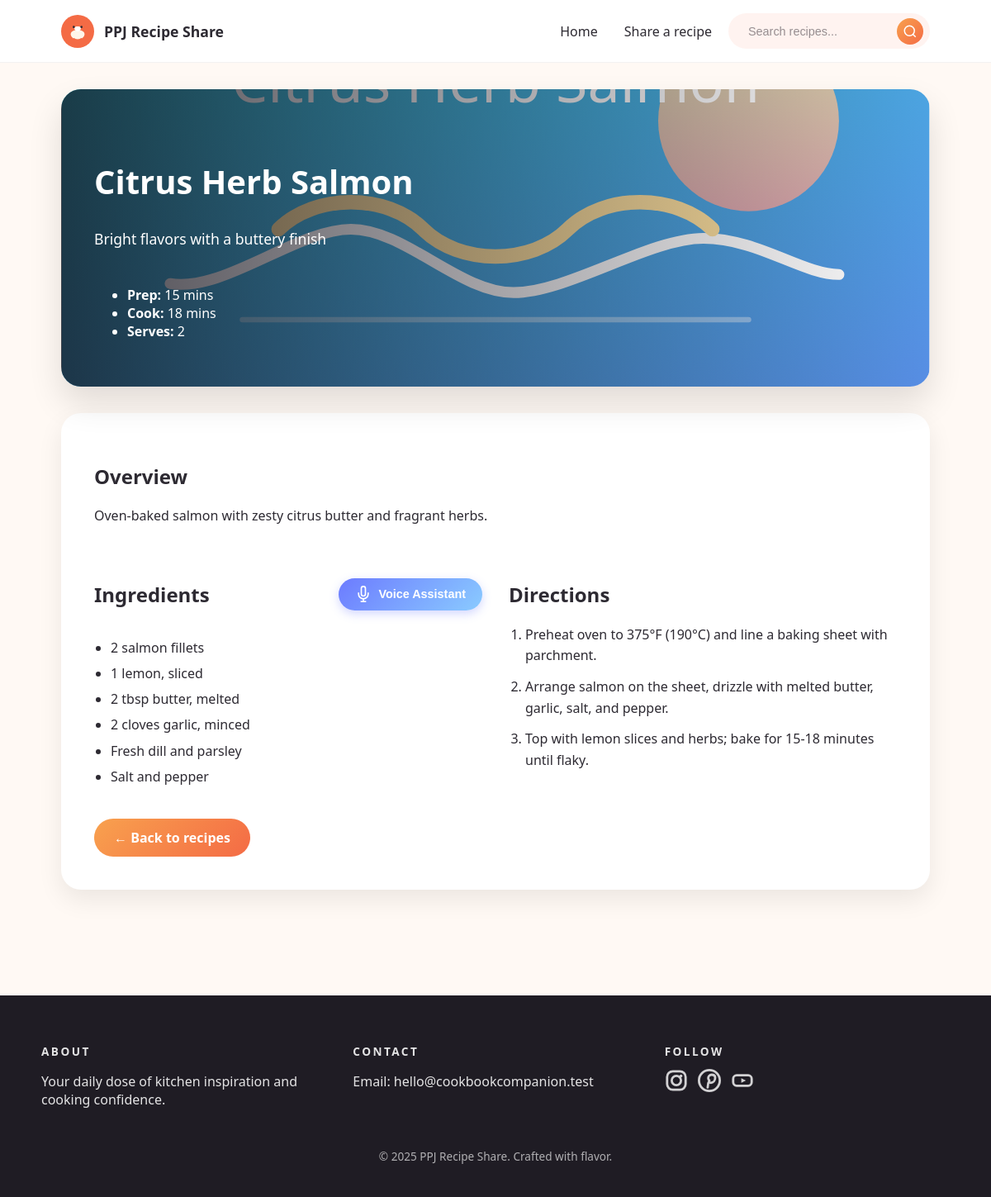
/recipes/citrus-herb-salmon/, run on the app's committed database.
### recipes/models.py (models this page shows, shortened)
class Recipe(models.Model):
    title = models.CharField(max_length=150)
    subtitle = models.CharField(max_length=255, blank=True)
    slug = models.SlugField(unique=True)
    hero_image = models.CharField(
        max_length=255,
        help_text="Relative path to a hero image stored under recipes static files.",
        blank=True,
    )
    uploaded_image = models.ImageField(
        upload_to="recipes/uploads/", blank=True, null=True
    )
    prep_time = models.PositiveIntegerField(help_text="Preparation time in minutes")
    cook_time = models.PositiveIntegerField(help_text="Cooking time in minutes")
    servings = models.PositiveIntegerField(default=1)
    short_description = models.TextField()
    ingredients = models.TextField(help_text="One ingredient per line")
    directions = models.TextField(help_text="One step per line")
    created_at = models.DateTimeField(auto_now_add=True)
    class Meta:
        ordering = ["title"]

### recipes/views.py (the view)
# urls.py: path("recipes/<slug:slug>/", views.recipe_detail, name="detail"),
def recipe_detail(request, slug: str):
    recipe = get_object_or_404(Recipe, slug=slug)
    return render(
        request,
        "recipes/recipe_detail.html",
        {
            "recipe": recipe,
        },
    )

### recipes/templates/recipes/recipe_detail.html (shortened to what this page needs)
{% extends "recipes/base.html" %}
{% load static %}
{% block content %}
<article class="recipe-detail">
    <header class="detail-hero">
        {% if recipe.uploaded_image %}
            <img src="{{ recipe.uploaded_image.url }}" alt="{{ recipe.title }}">
        {% else %}
            <img src="{% static recipe.hero_image %}" alt="{{ recipe.title }}">
        {% endif %}
        <div class="detail-overlay">
            <h1>{{ recipe.title }}</h1>
            {% if recipe.subtitle %}
                <p class="subtitle">{{ recipe.subtitle }}</p>
            {% endif %}
            <ul class="meta">
                <li><strong>Prep:</strong> {{ recipe.prep_time }} mins</li>
                <li><strong>Cook:</strong> {{ recipe.cook_time }} mins</li>
                <li><strong>Serves:</strong> {{ recipe.servings }}</li>
            </ul>
        </div>
    </header>
    <section class="detail-body">
        <div class="detail-summary">
            <h2>Overview</h2>
            <p>{{ recipe.short_description }}</p>
        </div>
        <div class="detail-columns">
            <section>
                <div class="ingredients-header">
                    <h2>Ingredients</h2>
                    <button class="voice-assistant-btn" id="voiceAssistantBtn" aria-label="Ask about ingredients or recipe ingredients">
                        <svg width="20" height="20" viewBox="0 0 24 24" fill="none" stroke="currentColor" stroke-width="2">
                            <path d="M12 1a3 3 0 0 0-3 3v8a3 3 0 0 0 6 0V4a3 3 0 0 0-3-3z"></path>
                            <path d="M19 10v2a7 7 0 0 1-14 0v-2"></path>
                            <line x1="12" y1="19" x2="12" y2="23"></line>
                            <line x1="8" y1="23" x2="16" y2="23"></line>
                        </svg>
                        <span>Voice Assistant</span>
                    </button>
                </div>
                <ul class="ingredients-list">
                    {% for item in recipe.ingredients.splitlines %}
                        {% if item %}
                            <li>{{ item }}</li>
                        {% endif %}
                    {% endfor %}
                </ul>
            </section>
            <section>
                <h2>Directions</h2>
                <ol class="directions-list">
                    {% for step in recipe.directions.splitlines %}
                        {% if step %}
                            <li>{{ step }}</li>
                        {% endif %}
                    {% endfor %}
                </ol>
            </section>
        </div>
        <a class="button back-button" href="{% url 'recipes:home' %}">← Back to recipes</a>
    </section>
</article>
{% endblock %}

### recipes/static/recipes/css/styles.css (style rules this page uses)
:root { color-scheme: light; font-family: "Segoe UI", Arial, sans-serif; background-color: #fff9f4; color: #2d2a32; }
*, *::before, *::after { box-sizing: border-box; }
body { margin: 0; }
a { color: inherit; text-decoration: none; }
img { max-width: 100%; display: block; }
.button { background: linear-gradient(135deg, #f8a14e, #f46b45); color: #ffffff; padding: 0.75rem 1.5rem; border-radius: 999px; font-weight: 600; display: inline-flex; align-items: center; gap: 0.5rem; transition: transform 0.2s ease, box-shadow 0.2s ease; }
.recipe-detail { max-width: 1100px; margin: 0 auto; padding: 2rem 1.5rem 4rem; }
.detail-hero { position: relative; border-radius: 24px; overflow: hidden; margin-bottom: 2rem; box-shadow: 0 20px 40px rgba(0, 0, 0, 0.12); }
.detail-hero img { width: 100%; height: 360px; object-fit: cover; }
.detail-overlay { position: absolute; inset: 0; background: linear-gradient(90deg, rgba(15, 12, 22, 0.75), transparent); color: #ffffff; padding: 2.5rem; display: flex; flex-direction: column; justify-content: flex-end; gap: 0.75rem; }
.detail-overlay h1 { margin: 0; font-size: 2.5rem; }
.detail-overlay .subtitle { font-size: 1.1rem; max-width: 50ch; }
.detail-body { background: #ffffff; padding: 2.5rem; border-radius: 24px; box-shadow: 0 12px 30px rgba(0, 0, 0, 0.08); display: flex; flex-direction: column; gap: 2rem; }
.detail-columns { display: grid; gap: 2rem; grid-template-columns: repeat(auto-fit, minmax(280px, 1fr)); }
.ingredients-header { display: flex; align-items: center; justify-content: space-between; gap: 1rem; margin-bottom: 1rem; flex-wrap: wrap; }
.voice-assistant-btn { display: inline-flex; align-items: center; gap: 0.5rem; background: linear-gradient(135deg, #6c7bff, #8acbff); color: #ffffff; border: none; border-radius: 24px; padding: 0.6rem 1.25rem; font-weight: 600; font-size: 0.9rem; cursor: pointer; transition: transform 0.2s ease, box-shadow 0.2s ease; box-shadow: 0 4px 12px rgba(108, 123, 255, 0.3); }
.voice-assistant-btn svg { flex-shrink: 0; }
.ingredients-list, .directions-list { margin: 1rem 0 0; padding-left: 1.25rem; line-height: 1.6; }
.ingredients-list li { margin-bottom: 0.35rem; }
.directions-list li { margin-bottom: 0.75rem; }
.back-button { align-self: flex-start; }

### data on the page
Recipe: hero_image (picture), title "Citrus Herb Salmon", subtitle "Bright flavors with a buttery finish", prep_time "15", cook_time "18", servings "2", short_description "Oven-baked salmon with zesty citrus butter and fragrant herbs."

### other printed values
{{ item }} "2 salmon fillets" "1 lemon, sliced" "2 tbsp butter, melted" "2 cloves garlic, minced" "Fresh dill and parsley" "Salt and pepper"
{{ step }} "Preheat oven to 375°F (190°C) and line a baking sheet with parchment." "Arrange salmon on the sheet, drizzle with melted butter, garlic, salt, and pepper." "Top with lemon slices and herbs; bake for 15-18 minutes until flaky."
